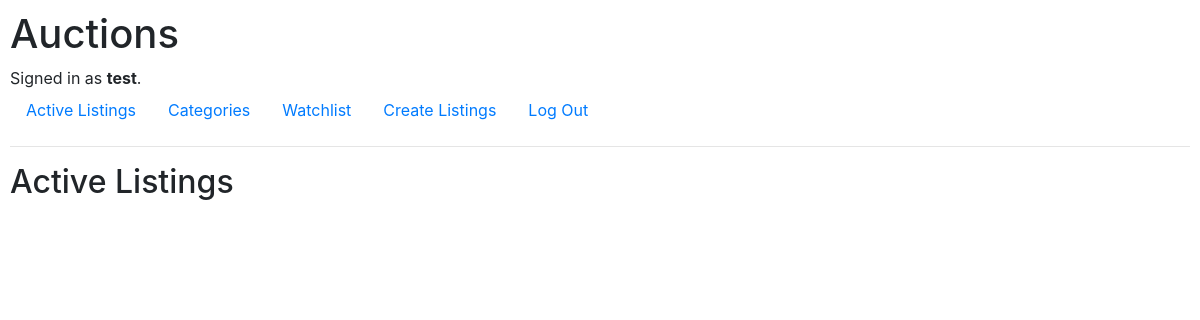
The page /watchlist (signed in) on the database as committed earlier.
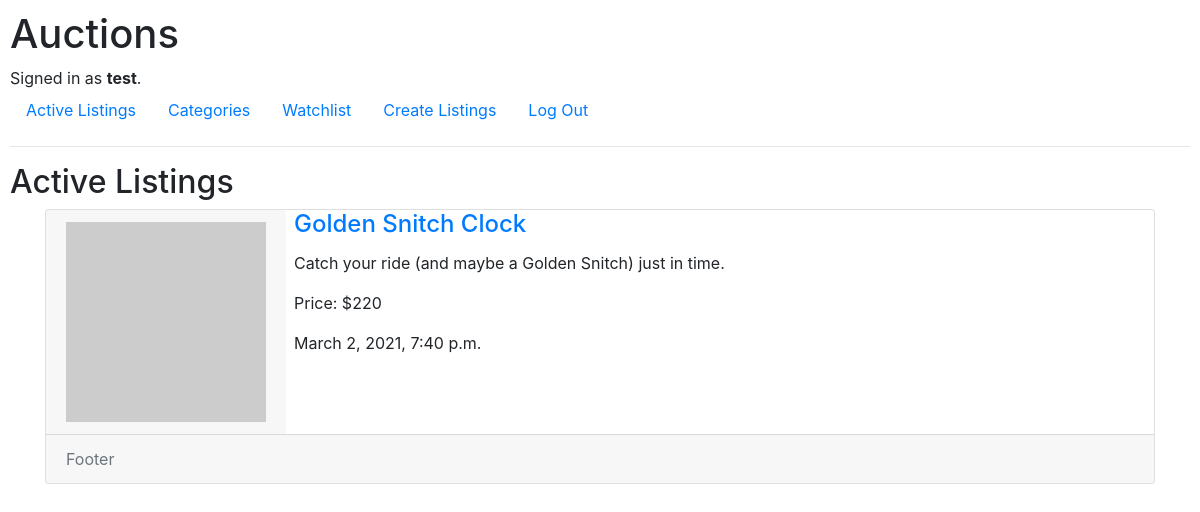
The same page on the database as committed later.
### auctions/models.py (models this page shows, shortened)
class Listing(models.Model):
    user = models.ForeignKey(User, on_delete=models.CASCADE,
                                related_name="user_listings", blank=True, null=True)
    title = models.CharField(max_length=64)
    description = models.CharField(max_length=200)
    starting_bid = models.IntegerField()
    created = models.DateTimeField(auto_now_add=True)
    listing_image = models.URLField()
    category = models.ForeignKey(Category, on_delete=models.CASCADE, blank=True,
                                null=True, related_name="list_category")
    watchers = models.ManyToManyField(User, blank=True, related_name="watchlist")
    is_active = models.BooleanField(default=True)
    winner = models.ForeignKey(User, on_delete=models.CASCADE, related_name="listing_win",
                             default=None, blank=True, null=True)

### auctions/views.py (the view)
# urls.py: path("watchlist", views.user_watchlist, name="user_watchlist"),
def user_watchlist(request):
    return render(request, "auctions/index.html", {
        "listings": Listing.objects.filter(watchers=request.user)
    })

### auctions/templates/auctions/index.html (shortened to what this page needs)
{% extends "auctions/layout.html" %}
{% block body %}
    <h2>Active Listings</h2>
    <div class="container">
        {% for listing in listings %}
            <div class="card flex-row flex-wrap">
                <div class="card-header border-0">
                    <img src="//placehold.it/200" alt="">
                </div>
                <div class="card-block px-2">
                    <a href="{% url 'auctions:listing' listing.id %}"><h4 class="card-title">{{ listing.title }}</h4></a>
                    <p class="card-text">{{ listing.description }}</p>
                    <p class="card-text">Price: ${{ listing.starting_bid }}</p>
                    <p class="card-text text-small">{{ listing.created }}</p>
                </div>
                <div class="card-footer w-100 text-muted">
                    Footer
                </div>
            </div>
            <br>
        {% endfor %}
    </div>
{% endblock %}

Rows that differ between the two databases and show on the page:
now on this page (row edited): Listing: title "Golden Snitch Clock", description "Catch your ride (and maybe a Golden Snitch) just in time.", starting_bid "220", created "March 2, 2021, 7:40 p.m."
